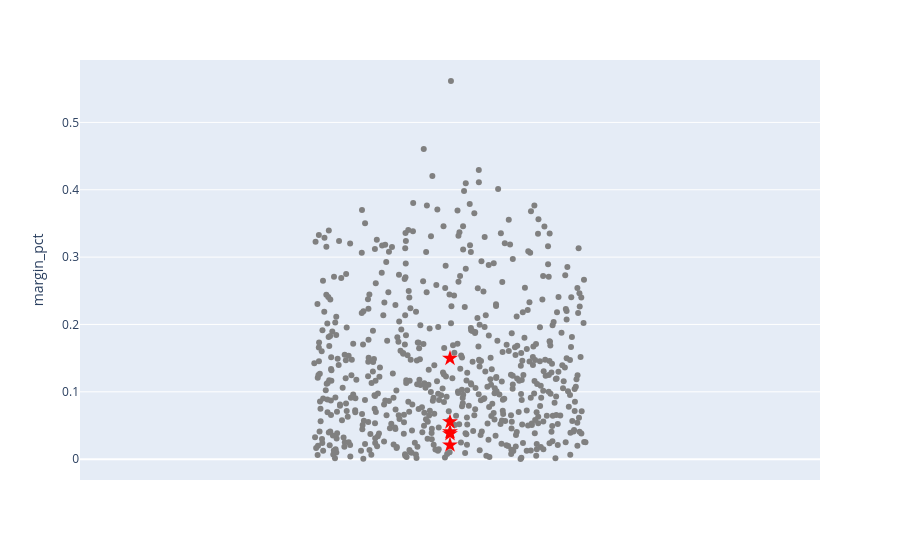

The code cell stored with this chart in its notebook:
### Code cell
# Overlay highlights in red
fig.add_scatter(
    x=tmp.loc[highlight_mask, '_dummy_x'],
    y=tmp.loc[highlight_mask, 'margin_pct'],
    mode='markers',
    marker=dict(color='red', size=12, symbol='star'),
    hovertemplate='Season: %{customdata[0]}<br>Week: %{customdata[1]}<br>Margin %: %{y:.3f}<extra></extra>',
    customdata=tmp.loc[highlight_mask, ['season', 'week']].values,

)
fig.update_xaxes(range=[-0.2, 0.2], showticklabels=False, title_text='')
fig.update_layout(showlegend=False)
fig.show()

### Figure 1 — Plotly figure (JSON) as saved in the notebook; plotly's stock layout.template omitted (floating-point values rounded to 4 significant figures; data arrays with more than 128 entries replaced by an {"elided": "..."} marker saying what was removed)
{"data": [{"alignmentgroup": "True", "boxpoints": "all", "customdata": {"elided": "585x2 int values"}, "fillcolor": "rgba(255,255,255,0)", "hoveron": "points", "hovertemplate": "Season: %{customdata[0]}<br>Week: %{customdata[1]}<br>Margin %: %{y:.3f}<extra></extra>", "legendgroup": "", "line": {"color": "rgba(255,255,255,0)"}, "marker": {"color": "gray"}, "name": "", "offsetgroup": "", "orientation": "v", "pointpos": 0, "showlegend": false, "type": "box", "x": {"elided": "585 int values"}, "x0": " ", "xaxis": "x", "y": {"elided": "585 float values"}, "y0": " ", "yaxis": "y"}, {"customdata": [[2025, 2], [2025, 2], [2025, 2], [2025, 2], [2025, 2]], "hovertemplate": "Season: %{customdata[0]}<br>Week: %{customdata[1]}<br>Margin %: %{y:.3f}<extra></extra>", "marker": {"color": "red", "size": 12, "symbol": "star"}, "mode": "markers", "type": "scatter", "x": [0, 0, 0, 0, 0], "y": [0.03763, 0.02096, 0.1497, 0.05533, 0.04059]}], "layout": {"boxmode": "group", "legend": {"tracegroupgap": 0}, "margin": {"t": 60}, "showlegend": false, "xaxis": {"anchor": "y", "domain": [0, 1], "range": [-0.2, 0.2], "showticklabels": false, "title": {"text": ""}}, "yaxis": {"anchor": "x", "domain": [0, 1], "title": {"text": "margin_pct"}}}}
